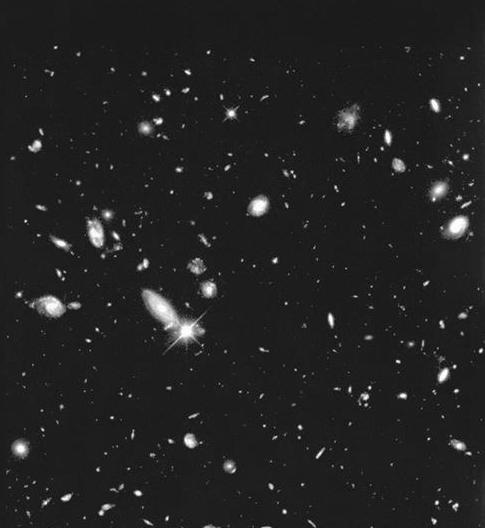
#> input picture project1/submit/project1_programs/2.1/hubble.tif, 485 x 528 px
$ python spacemining.py   (older library calls are emulated)
#> lines starting #> are read from the running program, lines starting #| are printed output that depends on the picture; after the words box and inside, x2 and y2 are one past the last pixel; in counts of white or black regions, pixels touching at a corner belong together
"""
Code for COMP422 Project 1 Task 2.1: Mining Space Images
Author: Shi Tao, student number: 300409943
"""

import numpy as np
import scipy.signal

def convolve(im, mask):
    """Convolution process"""
    y, x = im.shape
    y = y - 2
    x = x - 2
    new_image = np.zeros((y,x))
    for i in range(y):
        for j in range(x):
            new_image[i][j] = np.sum(im[i:i+3, j:j+3] * mask)
    return new_image


def mean_filter1(im):
    """Apply mean filter on the image"""
    k = [[1/9, 1/9, 1/9], [1/9, 1/9, 1/9], [1/9, 1/9, 1/9]]
    g = convolve(im, k)
    return g


def mean_filter2(im):
    """Apply mean filter on the image"""
    k = [[1/25, 1/25, 1/25, 1/25, 1/25],
         [1/25, 1/25, 1/25, 1/25, 1/25],
         [1/25, 1/25, 1/25, 1/25, 1/25],
         [1/25, 1/25, 1/25, 1/25, 1/25],
         [1/25, 1/25, 1/25, 1/25, 1/25]]
    g = scipy.signal.convolve2d(im, k, mode='same', boundary = 'symm', fillvalue=0)
    return g


def thresholding(im, threshold):
    """Apply thresholding to generate binary image"""
    im[im < threshold] = 0
    im[im >= threshold] = 1
    return im

def main():
    """ Gets the job done """
    im = scipy.misc.imread('hubble.tif')
#> im is the input picture: shape (528, 485); min 0, max 255, mean 34.5
    im = im.astype('int32')

    mag0 = mean_filter1(im)
    scipy.misc.imsave('map.jpg', mag0)    #smooth the image by 3*3 mask
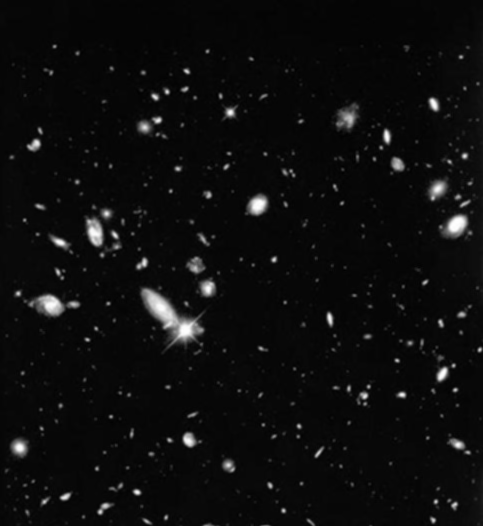
#> saved as map.jpg: PIL image 483x526 L; min 0, max 255, mean 13.2

    mag4 = mean_filter2(im)
    scipy.misc.imsave('map1.jpg', mag4)    #smooth the image by 5*5 mask
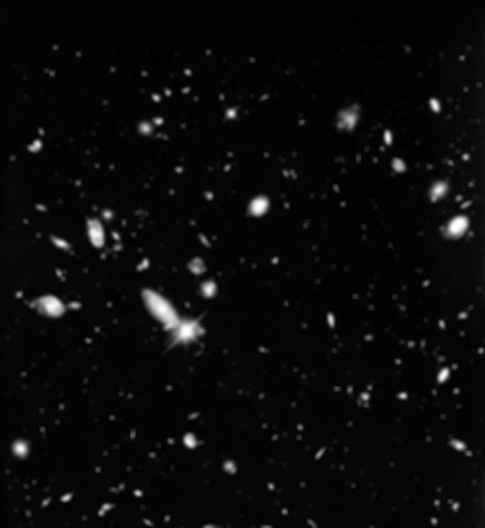
#> saved as map1.jpg: PIL image 485x528 L; min 0, max 255, mean 10.5

    mag1 = mean_filter1(im)
    map50 = thresholding(mag1, 50)
#> in thresholding, `im[im >= threshold] = 1`:
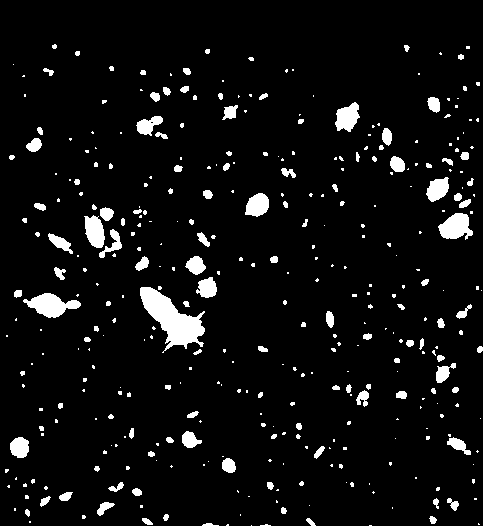
#> im: shape (526, 483) float64; values 0 (black) and 1 (white), 5.9% white; 373 white regions (248 under 20 px), largest, box (x1, y1, x2, y2) and area: (140, 287, 205, 353) 1919, (23, 293, 81, 318) 779, (438, 213, 473, 240) 636
    scipy.misc.imsave('map50.jpg', map50)    #after 3*3 mask and set threshold as 50

    mag2 = mean_filter1(im)
    map100 = thresholding(mag2, 100)
#> call 2 of thresholding, with threshold = 100
#> in thresholding (call 2), `im[im < threshold] = 0`:
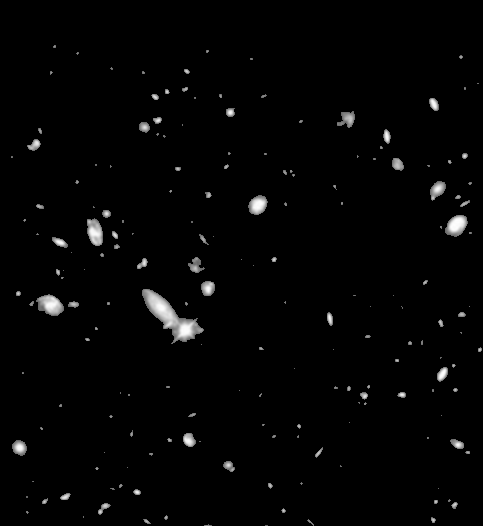
#> im: shape (526, 483) float64; min 0, max 253.8, mean 4.3
#> in thresholding (call 2), `im[im >= threshold] = 1`:
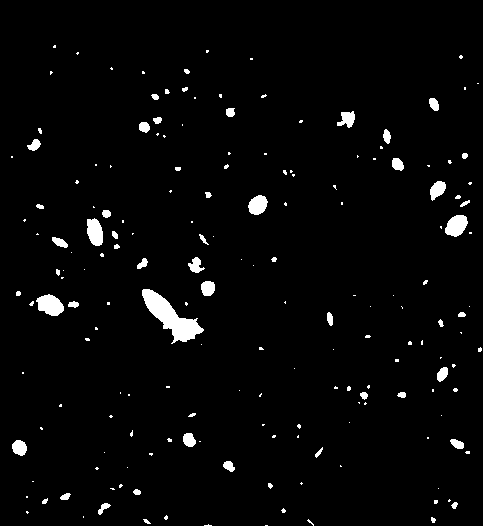
#> im: shape (526, 483) float64; values 0 (black) and 1 (white), 2.7% white; 181 white regions (126 under 20 px), largest, box (x1, y1, x2, y2) and area: (142, 289, 204, 344) 1311, (36, 294, 64, 316) 425, (445, 215, 468, 237) 362
    scipy.misc.imsave('map100.jpg', map100)    #after 3*3 mask and set threshold as 100

    mag3 = mean_filter1(im)
    map200 = thresholding(mag3, 200)
#> call 3 of thresholding, with threshold = 200
#> in thresholding (call 3), `im[im < threshold] = 0`:
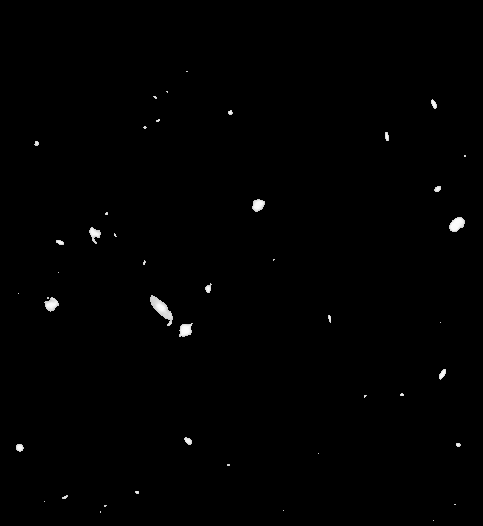
#> im: shape (526, 483) float64; min 0, max 253.8, mean 1.3
    scipy.misc.imsave('map200.jpg', map200)    #after 3*3 mask and set threshold as 200

    map200_ws = thresholding(im, 200)
#> in thresholding (call 4), `im[im < threshold] = 0`: im: shape (528, 485) int32; 57 distinct labels, from 0 to 255
    scipy.misc.imsave('map200ws.jpg', map200_ws)    #without smoothing and set threshold as 200

    map200_bm = thresholding(mag4, 200)
#> in thresholding (call 5), `im[im >= threshold] = 1`:
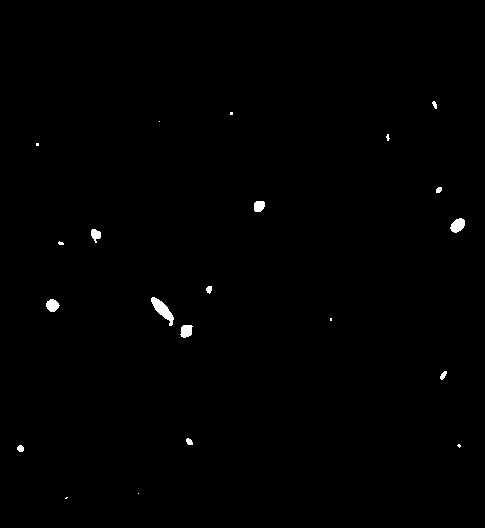
#> im: shape (528, 485) float64; values 0 (black) and 1 (white), 0.45% white; 21 white regions (9 under 20 px), largest, box (x1, y1, x2, y2) and area: (151, 297, 174, 326) 271, (450, 218, 465, 233) 156, (180, 325, 193, 338) 130
    scipy.misc.imsave('map200bm.jpg', map200_bm)    #after 5*5 mask and set threshold as 200


main()
